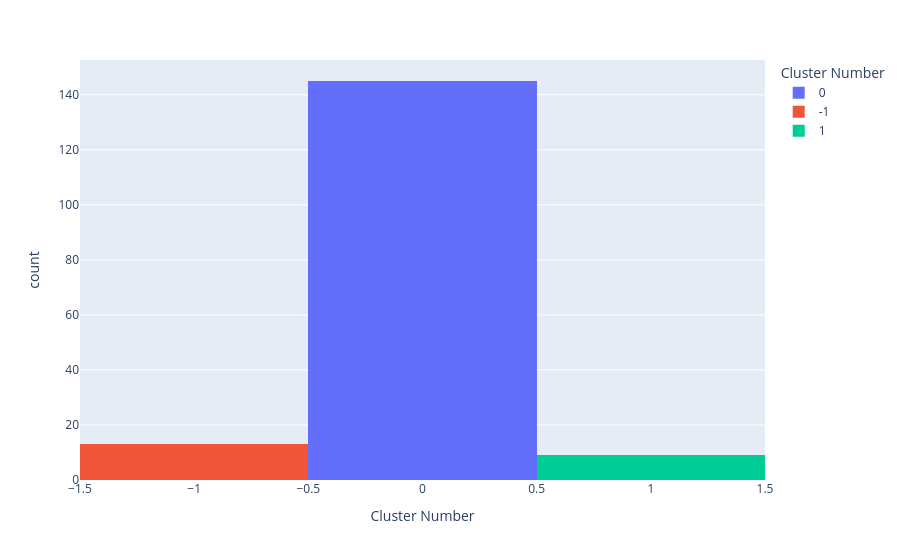

Notebook code cell kept with this figure:
### Code cell
px.histogram(country_df, country_df['Cluster Number'], color="Cluster Number")

### Figure 1 — Plotly figure (JSON) as saved in the notebook; plotly's stock layout.template omitted (floating-point values rounded to 4 significant figures; data arrays with more than 128 entries replaced by an {"elided": "..."} marker saying what was removed)
{"data": [{"alignmentgroup": "True", "bingroup": "x", "hovertemplate": "Cluster Number=%{x}<br>count=%{y}<extra></extra>", "legendgroup": "0", "marker": {"color": "#636efa", "pattern": {"shape": ""}}, "name": "0", "offsetgroup": "0", "orientation": "v", "showlegend": true, "type": "histogram", "x": {"elided": "145 int values"}, "xaxis": "x", "yaxis": "y"}, {"alignmentgroup": "True", "bingroup": "x", "hovertemplate": "Cluster Number=%{x}<br>count=%{y}<extra></extra>", "legendgroup": "-1", "marker": {"color": "#EF553B", "pattern": {"shape": ""}}, "name": "-1", "offsetgroup": "-1", "orientation": "v", "showlegend": true, "type": "histogram", "x": [-1, -1, -1, -1, -1, -1, -1, -1, -1, -1, -1, -1, -1], "xaxis": "x", "yaxis": "y"}, {"alignmentgroup": "True", "bingroup": "x", "hovertemplate": "Cluster Number=%{x}<br>count=%{y}<extra></extra>", "legendgroup": "1", "marker": {"color": "#00cc96", "pattern": {"shape": ""}}, "name": "1", "offsetgroup": "1", "orientation": "v", "showlegend": true, "type": "histogram", "x": [1, 1, 1, 1, 1, 1, 1, 1, 1], "xaxis": "x", "yaxis": "y"}], "layout": {"autosize": true, "barmode": "relative", "legend": {"title": {"text": "Cluster Number"}, "tracegroupgap": 0}, "margin": {"t": 60}, "xaxis": {"anchor": "y", "autorange": true, "categoryarray": [0, -1, 1], "categoryorder": "array", "domain": [0, 1], "range": [-1.5, 1.5], "title": {"text": "Cluster Number"}, "type": "linear"}, "yaxis": {"anchor": "x", "autorange": true, "domain": [0, 1], "range": [0, 152.6], "title": {"text": "count"}}}}
